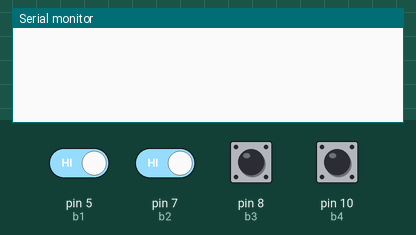
Simulated run of this sketch. Board: Arduino Uno, built with avr-gcc and run on an emulated ATmega328P. On the bench: the last lines printed to the serial monitor. The inputs (shaded band) are chosen by the test bench; at power-on: pin 5 (b1), pin 7 (b2), pin 8 (b3), pin 10 (b4) HIGH.

Above: at 1.2 s.
1.3 s: pin 5 (b1) driven LOW
At 2.0 s:
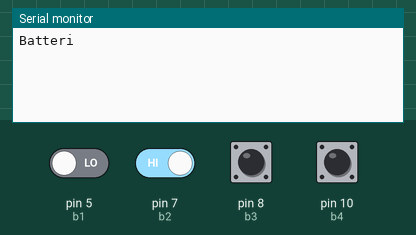
3.8 s: pin 7 (b2) driven LOW
At 5.1 s:
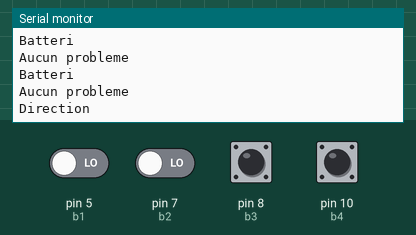

The sketch:

comunication.ino
```cpp
/**/
#include "SoftwareSerial.h"
SoftwareSerial emeteur(2,3);
int b1 = 5 ;
int b2 = 7 ;
int b3 = 8 ;
int b4 = 10 ;
boolean etatB1 ;
void setup() {;
  pinMode(2 , OUTPUT);
  pinMode(3 , OUTPUT);
  emeteur.begin(9600);
  Serial.begin(9600);
  pinMode(b1, INPUT);
  pinMode(b2, INPUT);
  pinMode(b3, INPUT);
  pinMode(b4, INPUT);
  }

void loop() {
  // put your main code here, to run repeatedly:

  if (digitalRead(b1) == LOW){
      emeteur.print("Batteri");
      emeteur.print("*z");
      Serial.println("Batteri");
      delay(1000);
      emeteur.print("Aucun probleme");
      emeteur.print("*z");
      Serial.println("Aucun probleme");
  }
  if (digitalRead(b2) == LOW){
    emeteur.print("Direction");
    emeteur.print("*z");
    Serial.println("Direction");
    delay(1000);
    emeteur.print("Aucun probleme");
    emeteur.print("*z");
    Serial.println("Aucun probleme");

  }
  if (digitalRead(b3) == LOW){
    emeteur.print("");
    emeteur.print("*z");
    Serial.println("Batteri");
    delay(1000);
    emeteur.print("Aucun probleme");
    emeteur.print("*z");
    Serial.println("Aucun probleme");
  }
  if (digitalRead(b4) == LOW){
    emeteur.print("Batteri");
    emeteur.print("*z");
    Serial.println("Batteri");
    delay(1000);
    emeteur.print("Aucun probleme");
    emeteur.print("*z");
    Serial.println("Aucun probleme");
  }
   /*
  etatB1 = digitalRead(b1) ;
  Serial.println(etatB1);
  delay(500);
  etatB1 = 0; */

}
```

Measured:
- after the input at 1.3 s, the serial monitor: prints a new line at once (image 1)
- after the input at 3.8 s, the serial monitor: prints a new line after 0.60 s (image 2)
